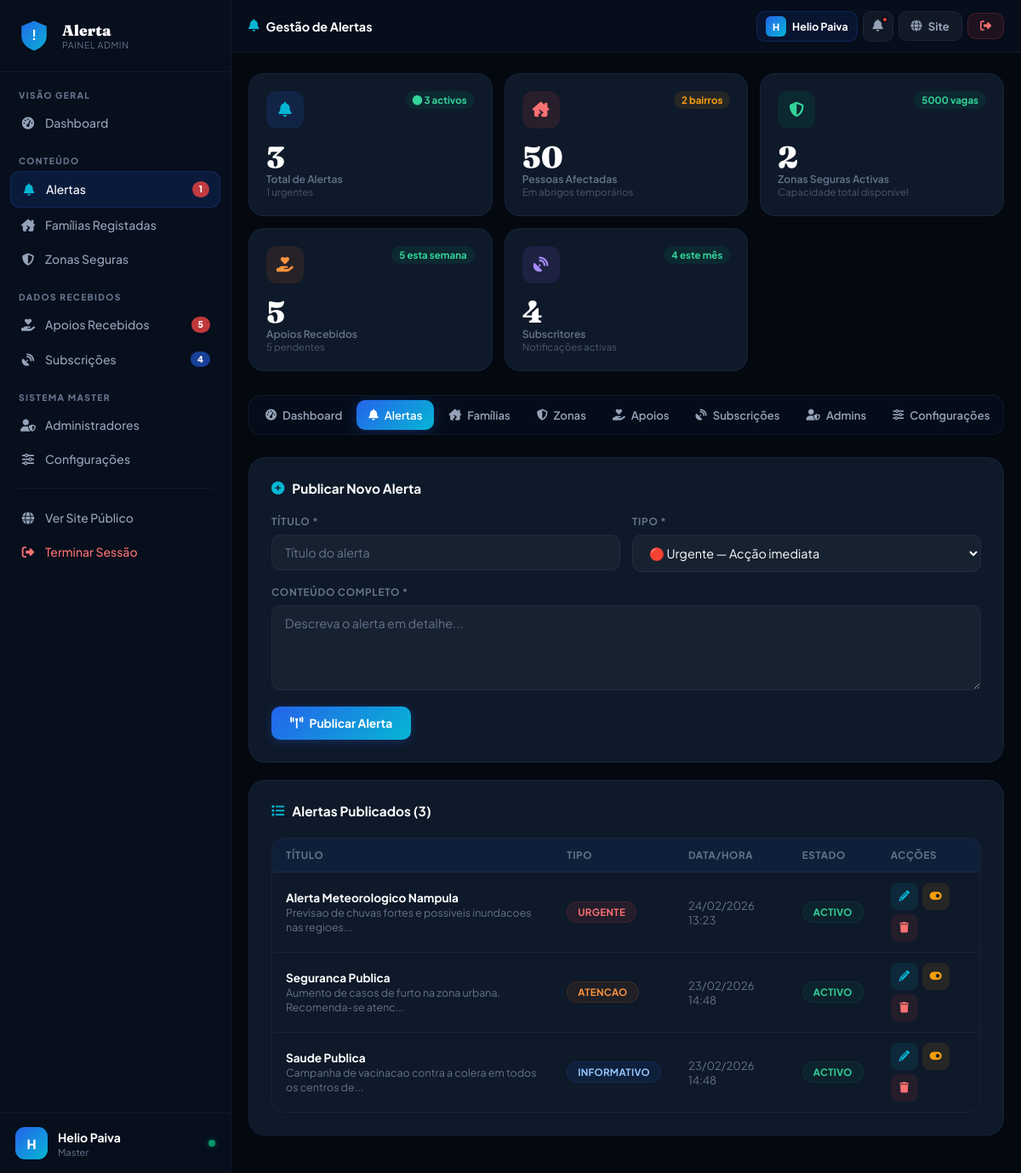
The page /admin?tab=tab-alertas (signed in) on the database its author committed.
### tables this page shows
CREATE TABLE configuracao(
          id INTEGER PRIMARY KEY AUTOINCREMENT,
          chave TEXT UNIQUE NOT NULL, valor TEXT NOT NULL);

CREATE TABLE admin(
          id INTEGER PRIMARY KEY AUTOINCREMENT,
          nome TEXT NOT NULL, email TEXT UNIQUE NOT NULL,
          password TEXT NOT NULL, nivel TEXT DEFAULT 'admin');

CREATE TABLE alerta(
          id INTEGER PRIMARY KEY AUTOINCREMENT,
          titulo TEXT NOT NULL, tipo TEXT NOT NULL, conteudo TEXT NOT NULL,
          data TEXT DEFAULT (datetime('now')), ativo INTEGER DEFAULT 1);

### app.py (the view)
@app.route('/admin')
@login_required
def admin_dashboard():
    cfg         = get_site_config()
    familias    = query("SELECT * FROM familia ORDER BY data DESC")
    alertas     = query("SELECT * FROM alerta ORDER BY data DESC")
    zonas       = query("SELECT * FROM zona ORDER BY id DESC")
    apoios      = query("SELECT * FROM apoio ORDER BY data DESC")
    subscricoes = query("SELECT * FROM subscricao ORDER BY data DESC")
    admins      = query("SELECT * FROM admin ORDER BY nivel DESC, nome ASC") if session.get('admin_nivel') == 'master' else []
    total       = query("SELECT SUM(numero) s FROM familia", one=True)['s'] or 0
    cap_total   = query("SELECT SUM(capacidade) s FROM zona WHERE ativa=1", one=True)['s'] or 0
    pendentes   = query("SELECT COUNT(*) c FROM apoio WHERE status='pendente' OR status IS NULL", one=True)['c']
    stats = {
        'alertas':           query("SELECT COUNT(*) c FROM alerta", one=True)['c'],
        'alertas_ativos':    query("SELECT COUNT(*) c FROM alerta WHERE ativo=1", one=True)['c'],
        'alertas_urgentes':  query("SELECT COUNT(*) c FROM alerta WHERE tipo='urgente' AND ativo=1", one=True)['c'],
        'familias_registadas': len(familias),
        'familias_total':    total,
        'zonas':             query("SELECT COUNT(*) c FROM zona WHERE ativa=1", one=True)['c'],
        'cap_total':         cap_total,
        'apoios':            query("SELECT COUNT(*) c FROM apoio", one=True)['c'],
        'apoios_semana':     query("SELECT COUNT(*) c FROM apoio WHERE data >= datetime('now','-7 days')", one=True)['c'],
        'apoios_pendentes':  pendentes,
        'subscricoes':       query("SELECT COUNT(*) c FROM subscricao", one=True)['c'],
        'subs_mes':          query("SELECT COUNT(*) c FROM subscricao WHERE data >= datetime('now','-30 days')", one=True)['c'],
        'admins':            query("SELECT COUNT(*) c FROM admin", one=True)['c'],
    }
    active_tab = request.args.get('tab', 'dashboard')
    return render_template('admin.html', cfg=cfg, stats=stats, alertas=alertas,
                           familias=familias, zonas=zonas, apoios=apoios,
                           subscricoes=subscricoes, admins=admins,
                           fmt_date=fmt_date, fmt_datetime=fmt_datetime,
                           active_tab=active_tab)

### app.py (called while the page is built)
def get_db():
    if 'db' not in g:
        g.db = sqlite3.connect(DB)
        g.db.row_factory = sqlite3.Row
    return g.db

def query(sql, args=(), one=False, commit=False):
    db = get_db()
    cur = db.execute(sql, args)
    if commit:
        db.commit()
        return cur.lastrowid
    return cur.fetchone() if one else cur.fetchall()

def login_required(f):
    @wraps(f)
    def dec(*a, **kw):
        if not session.get('admin_id'):
            return redirect(url_for('login'))
        return f(*a, **kw)
    return dec

def fmt_date(d):
    try: return datetime.strptime(d[:19], '%Y-%m-%d %H:%M:%S').strftime('%d/%m/%Y')
    except: return str(d) if d else ''

def fmt_datetime(d):
    try: return datetime.strptime(d[:19], '%Y-%m-%d %H:%M:%S').strftime('%d/%m/%Y %H:%M')
    except: return str(d) if d else ''

### templates/admin.html (shortened to what this page needs)
<!DOCTYPE html>
<html lang="pt">
<head>
<link rel="stylesheet" href="https://cdnjs.cloudflare.com/ajax/libs/font-awesome/6.5.0/css/all.min.css">
</head>
<body>
<aside class="sidebar" id="sb">
  <div class="sb-logo">
    <a href="/">
      <div class="sb-shield">
        <svg viewBox="0 0 46 46" fill="none">
          <text x="23" y="29" text-anchor="middle" fill="white" font-size="18" font-weight="bold" font-family="sans-serif">!</text>
        </svg>
      </div>
      <div>
        <div class="sb-nm">{{ cfg.nome }}</div>
        <div class="sb-tag">Painel Admin</div>
      </div>
    </a>
  </div>
  <div class="sb-body">
    <div class="sb-group">Visão Geral</div>
    <button class="sbi active" data-tab="dashboard"><span class="sbi-icon"><i class="fas fa-gauge-high"></i></span> Dashboard</button>
    <div class="sb-group">Conteúdo</div>
    <button class="sbi" data-tab="tab-alertas"><span class="sbi-icon"><i class="fas fa-bell"></i></span> Alertas
      {% if stats.alertas_urgentes > 0 %}<span class="sbi-badge">{{ stats.alertas_urgentes }}</span>{% endif %}
    </button>
    <button class="sbi" data-tab="tab-familias"><span class="sbi-icon"><i class="fas fa-house-chimney-crack"></i></span> Famílias Registadas</button>
    <button class="sbi" data-tab="tab-zonas"><span class="sbi-icon"><i class="fas fa-shield-halved"></i></span> Zonas Seguras</button>
    <div class="sb-group">Dados Recebidos</div>
    <button class="sbi" data-tab="tab-apoios"><span class="sbi-icon"><i class="fas fa-hand-holding-heart"></i></span> Apoios Recebidos
      {% if stats.apoios_pendentes > 0 %}<span class="sbi-badge">{{ stats.apoios_pendentes }}</span>{% endif %}
    </button>
    <button class="sbi" data-tab="tab-subs"><span class="sbi-icon"><i class="fas fa-satellite-dish"></i></span> Subscrições
      {% if stats.subs_mes > 0 %}<span class="sbi-badge blue">{{ stats.subs_mes }}</span>{% endif %}
    </button>
    {% if session.admin_nivel == 'master' %}
    <div class="sb-group">Sistema Master</div>
    <button class="sbi" data-tab="tab-admins"><span class="sbi-icon"><i class="fas fa-user-shield"></i></span> Administradores</button>
    <button class="sbi" data-tab="tab-config"><span class="sbi-icon"><i class="fas fa-sliders"></i></span> Configurações</button>
    {% endif %}
    <div style="height:1px;background:var(--border);margin:14px 8px"></div>
    <a href="/" class="sbi"><span class="sbi-icon"><i class="fas fa-globe"></i></span> Ver Site Público</a>
    <a href="/logout" class="sbi danger"><span class="sbi-icon"><i class="fas fa-right-from-bracket"></i></span> Terminar Sessão</a>
  </div>
  <div class="sb-user">
    <div class="sb-av">{{ session.admin_nome[0]|upper if session.admin_nome else 'A' }}</div>
    <div style="flex:1;overflow:hidden">
      <div class="sb-un">{{ session.admin_nome }}</div>
      <div class="sb-ul">{{ session.admin_nivel|title }}</div>
    </div>
    <div class="sb-online"></div>
  </div>
</aside>
<div class="main">
  <div class="topbar">
    <div class="tb-left">
      <div class="page-name" id="pageTitle">
      </div>
    </div>
    <div class="tb-right">
      <div class="tb-admin-chip">
        <div class="av-sm">{{ session.admin_nome[0]|upper if session.admin_nome else 'A' }}</div>
        <span class="tb-admin-name">{{ session.admin_nome }}</span>
      </div>
      <button class="notif-btn" id="notifBtn" onclick="toggleNotif(event)" title="Notificações">
        <i class="fas fa-bell"></i>
        {% if stats.apoios_pendentes > 0 %}<span class="notif-dot"></span>{% endif %}
      </button>
      <a href="/" class="btn btn-ghost">
        <i class="fas fa-globe"></i><span class="site-label"> Site</span>
      </a>
      <a href="/logout" class="btn btn-danger" title="Terminar Sessão">
        <i class="fas fa-right-from-bracket"></i>
      </a>
    </div>
  </div>
  <div class="body">
    <div class="stats-row">
      <div class="s-card blue">
        <div class="s-top"><div class="s-ico blue"><i class="fas fa-bell"></i></div><span class="s-trend up"><i class="fas fa-circle"></i> {{ stats.alertas_ativos }} activos</span></div>
        <div><div class="s-num">{{ stats.alertas }}</div><div class="s-label">Total de Alertas</div><div class="s-sub">{{ stats.alertas_urgentes }} urgentes</div></div>
      </div>
      <div class="s-card red">
        <div class="s-top"><div class="s-ico red"><i class="fas fa-house-chimney-crack"></i></div><span class="s-trend warn">{{ stats.familias_registadas }} bairros</span></div>
        <div><div class="s-num">{{ stats.familias_total }}</div><div class="s-label">Pessoas Afectadas</div><div class="s-sub">Em abrigos temporários</div></div>
      </div>
      <div class="s-card green">
        <div class="s-top"><div class="s-ico green"><i class="fas fa-shield-halved"></i></div><span class="s-trend up">{{ stats.cap_total }} vagas</span></div>
        <div><div class="s-num">{{ stats.zonas }}</div><div class="s-label">Zonas Seguras Activas</div><div class="s-sub">Capacidade total disponível</div></div>
      </div>
      <div class="s-card orange">
        <div class="s-top"><div class="s-ico orange"><i class="fas fa-hand-holding-heart"></i></div><span class="s-trend up">{{ stats.apoios_semana }} esta semana</span></div>
        <div><div class="s-num">{{ stats.apoios }}</div><div class="s-label">Apoios Recebidos</div><div class="s-sub">{{ stats.apoios_pendentes }} pendentes</div></div>
      </div>
      <div class="s-card purple">
        <div class="s-top"><div class="s-ico purple"><i class="fas fa-satellite-dish"></i></div><span class="s-trend up">{{ stats.subs_mes }} este mês</span></div>
        <div><div class="s-num">{{ stats.subscricoes }}</div><div class="s-label">Subscritores</div><div class="s-sub">Notificações activas</div></div>
      </div>
    </div>
    <div class="tab-bar">
      <button class="tb-btn active" data-tab="dashboard"><i class="fas fa-gauge-high"></i> Dashboard</button>
      <button class="tb-btn" data-tab="tab-alertas"><i class="fas fa-bell"></i> Alertas</button>
      <button class="tb-btn" data-tab="tab-familias"><i class="fas fa-house-chimney-crack"></i> Famílias</button>
      <button class="tb-btn" data-tab="tab-zonas"><i class="fas fa-shield-halved"></i> Zonas</button>
      <button class="tb-btn" data-tab="tab-apoios"><i class="fas fa-hand-holding-heart"></i> Apoios</button>
      <button class="tb-btn" data-tab="tab-subs"><i class="fas fa-satellite-dish"></i> Subscrições</button>
      {% if session.admin_nivel == 'master' %}
      <button class="tb-btn" data-tab="tab-admins"><i class="fas fa-user-shield"></i> Admins</button>
      <button class="tb-btn" data-tab="tab-config"><i class="fas fa-sliders"></i> Configurações</button>
      {% endif %}
    </div>
    <div id="tab-alertas" class="tab-pane">
      <div class="card">
        <div class="card-title"><i class="fas fa-plus-circle"></i> Publicar Novo Alerta</div>
        <form action="/admin/alerta/add" method="POST">
          <div class="form-grid">
            <div class="fg"><label class="fl">Título *</label><input type="text" name="titulo" class="fi" placeholder="Título do alerta" required></div>
            <div class="fg"><label class="fl">Tipo *</label>
              <select name="tipo" class="fi" required>
                <option value="urgente">🔴 Urgente — Acção imediata</option>
              </select>
            </div>
          </div>
          <div class="fg"><label class="fl">Conteúdo completo *</label>
            <textarea name="conteudo" class="fi" placeholder="Descreva o alerta em detalhe..." required style="min-height:100px"></textarea>
          </div>
          <button type="submit" class="btn btn-primary btn-submit"><i class="fas fa-broadcast-tower"></i> Publicar Alerta</button>
        </form>
      </div>
      <div class="card">
        <div class="card-title"><i class="fas fa-list"></i> Alertas Publicados ({{ alertas|length }})</div>
        <div class="tbl-wrap"><table><thead><tr><th>Título</th><th>Tipo</th><th>Data/Hora</th><th>Estado</th><th>Acções</th></tr></thead>
        <tbody>
        {% for a in alertas %}
        <tr>
          <td><strong style="color:#fff">{{ a['titulo'] }}</strong><br><span style="font-size:.78rem;color:var(--muted)">{{ a['conteudo'][:60] }}...</span></td>
          <td><span class="badge b-{{ a['tipo'] }}">{{ a['tipo'] }}</span></td>
          <td style="color:var(--muted);font-size:.82rem">{{ fmt_datetime(a['data']) }}</td>
          <td><span class="badge {{ 'b-on' if a['ativo'] else 'b-off' }}">{{ 'Activo' if a['ativo'] else 'Pausado' }}</span></td>
          <td><div class="acts">
            <a href="/admin/alerta/editar/{{ a['id'] }}" class="act-btn teal" title="Editar"><i class="fas fa-pencil"></i></a>
            <a href="/admin/alerta/toggle/{{ a['id'] }}" class="act-btn warn" title="{{ 'Pausar' if a['ativo'] else 'Activar' }}"><i class="fas fa-toggle-{{ 'on' if a['ativo'] else 'off' }}"></i></a>
            <a href="/admin/alerta/delete/{{ a['id'] }}" class="act-btn danger" onclick="return confirm('Eliminar alerta?')"><i class="fas fa-trash"></i></a>
          </div></td>
        </tr>
        {% else %}<tr class="empty"><td colspan="5"><i class="fas fa-bell-slash"></i>Nenhum alerta publicado</td></tr>{% endfor %}
        </tbody></table></div>
      </div>
    </div>
  </div>
</div>
</body>
</html>

### rows shown on the page
configuracao: nome "Alerta"
admin: admin_nivel "Master"
alerta: titulo "Alerta Meteorologico Nampula", conteudo "Previsao de chuvas fortes e possiveis inundacoes nas regioes", tipo "URGENTE", data "24/02/2026 13:23", ativo "ACTIVO"
alerta: titulo "Seguranca Publica", conteudo "Aumento de casos de furto na zona urbana. Recomenda-se atenc", tipo "ATENCAO", data "23/02/2026 14:48", ativo "ACTIVO"
alerta: titulo "Saude Publica", conteudo "Campanha de vacinacao contra a colera em todos os centros de", tipo "INFORMATIVO", data "23/02/2026 14:48", ativo "ACTIVO"

### other values the page prints
{{ stats.alertas_urgentes }} "1"
{{ stats.apoios_pendentes }} "5"
{{ stats.subs_mes }} "4"
{{ session.admin_nome[0]|upper if session.admin_nome else 'A' }} "H"
{{ session.admin_nome }} "Helio Paiva"
{{ stats.alertas_ativos }} "3"
{{ stats.alertas }} "3"
{{ stats.familias_registadas }} "2"
{{ stats.familias_total }} "50"
{{ stats.cap_total }} "5000"
{{ stats.zonas }} "2"
{{ stats.apoios_semana }} "5"
{{ stats.apoios }} "5"
{{ stats.subscricoes }} "4"
{{ alertas|length }} "3"
